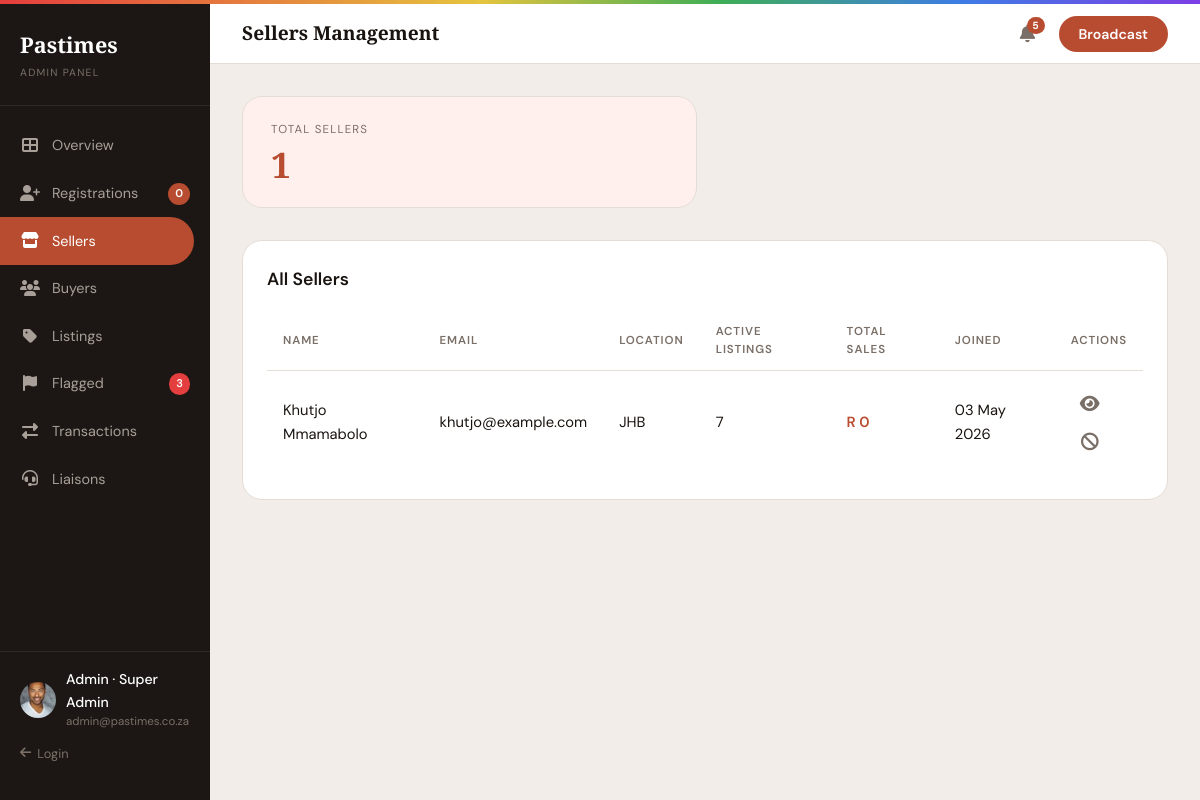
Page /frontend/admin-sellers.php (signed in) on the committed database.
### tables this page shows
CREATE TABLE `tbluser` (
  `user_id` int(11) NOT NULL,
  `username` varchar(50) NOT NULL,
  `email` varchar(100) NOT NULL,
  `password_hash` varchar(255) NOT NULL,
  `first_name` varchar(50) NOT NULL,
  `last_name` varchar(50) NOT NULL,
  `role` enum('buyer','seller') NOT NULL,
  `status` enum('pending','approved','rejected') DEFAULT 'pending',
  `city` varchar(100) DEFAULT NULL,
  `bio` text DEFAULT NULL,
  `verified` tinyint(1) DEFAULT 0,
  `profile_image` varchar(255) DEFAULT NULL,
  `created_at` timestamp NOT NULL DEFAULT current_timestamp()
);

### frontend/admin-sellers.php (the view, shortened to what this page needs)
<?php
require_once __DIR__ . '/../backend/DBConn.php';
$admin_id = $_SESSION['admin_id'];
$admin_query = $conn->query("SELECT full_name, email FROM tblAdmin WHERE admin_id = $admin_id");
$admin = $admin_query->fetch_assoc();
$sellers = $conn->query("
    SELECT
        u.user_id,
        CONCAT(u.first_name, ' ', u.last_name) as name,
        u.email,
        u.created_at,
        u.city,
        COUNT(DISTINCT c.clothing_id) as listings_count,
        COALESCE(SUM(o.total_amount), 0) as total_sales
    FROM tbluser u
    LEFT JOIN tblclothes c ON u.user_id = c.seller_id
    LEFT JOIN tblaorder o ON o.status = 'paid'
    WHERE u.role = 'seller' AND u.verified = 1
    GROUP BY u.user_id
    ORDER BY total_sales DESC
");
$sellers_count = $sellers->num_rows;
?>
<!DOCTYPE html>
<html lang="en">
<head>
  <link rel="stylesheet" href="../frontend/css/style.css">
  <link rel="stylesheet" href="https://cdnjs.cloudflare.com/ajax/libs/font-awesome/6.5.0/css/all.min.css">
</head>
<body>
  <div class="layout-admin">
    <aside class="sidebar">
      <div class="sidebar-logo">
        <div class="logo-mark">Pastimes</div>
        <div class="logo-sub">Admin Panel</div>
      </div>
      <nav class="sidebar-nav">
        <a class="nav-item" href="admin.php">
          <span class="nav-icon"><i class="fas fa-th-large"></i></span> Overview
        </a>
        <a class="nav-item" href="admin-registrations.php">
          <span class="nav-icon"><i class="fas fa-user-plus"></i></span> Registrations
          <span class="nav-badge">0</span>
        </a>
        <a class="nav-item active" href="admin-sellers.php">
          <span class="nav-icon"><i class="fas fa-store"></i></span> Sellers
        </a>
        <a class="nav-item" href="admin-buyers.php">
          <span class="nav-icon"><i class="fas fa-users"></i></span> Buyers
        </a>
        <a class="nav-item" href="admin-listings.php">
          <span class="nav-icon"><i class="fas fa-tag"></i></span> Listings
        </a>
        <a class="nav-item" href="admin-flagged.php">
          <span class="nav-icon"><i class="fas fa-flag"></i></span> Flagged
          <span class="nav-badge" style="background:#E53E3E">3</span>
        </a>
        <a class="nav-item" href="admin-transactions.php">
          <span class="nav-icon"><i class="fas fa-exchange-alt"></i></span> Transactions
        </a>
        <a class="nav-item" href="admin-liaisons.php">
          <span class="nav-icon"><i class="fas fa-headset"></i></span> Liaisons
        </a>
      </nav>
      <div class="sidebar-footer">
        <div class="sidebar-user">
          <img src="./assets/images/profile_man1_50.jpg" alt="Admin">
          <div>
            <div class="sidebar-user-name">Admin · <?= htmlspecialchars($admin['full_name'] ?? 'Admin') ?></div>
            <div class="sidebar-user-email"><?= htmlspecialchars($admin['email'] ?? 'admin@pastimes.co.za') ?></div>
          </div>
        </div>
        <div class="sidebar-back" onclick="location.href='../backend/logout.php'">
          <i class="fas fa-arrow-left"></i> Login
        </div>
      </div>
    </aside>
    <main class="main-content">
      <div class="topbar">
        <div class="topbar-title">Sellers Management</div>
        <div class="topbar-actions">
          <button class="notif-btn icon-btn" style="position:relative">
            <i class="fas fa-bell"></i>
            <span class="notif-count">5</span>
          </button>
          <button class="broadcast-btn" onclick="openBroadcast()">Broadcast</button>
        </div>
      </div>
      <div class="page-body">
        <div class="stats-grid">
          <div class="stat-card pink">
            <div class="stat-label">Total Sellers</div>
            <div class="stat-value"><?= $sellers_count ?></div>
          </div>
        </div>
        <div class="card">
          <div class="section-header">
            <div class="section-title">All Sellers</div>
          </div>
          <table class="data-table">
            <thead>
              <tr>
                <th>Name</th>
                <th>Email</th>
                <th>Location</th>
                <th>Active Listings</th>
                <th>Total Sales</th>
                <th>Joined</th>
                <th>Actions</th>
              </tr>
            </thead>
            <tbody>
              <?php if ($sellers_count == 0): ?>
                <tr><td colspan="7" class="text-center">No sellers found.</td></tr>
              <?php else: ?>
                <?php while ($seller = $sellers->fetch_assoc()): ?>
                  <tr>
                    <td><?= htmlspecialchars($seller['name']) ?></td>
                    <td><?= htmlspecialchars($seller['email']) ?></td>
                    <td><?= htmlspecialchars($seller['city'] ?: 'N/A') ?></td>
                    <td><?= $seller['listings_count'] ?></td>
                    <td class="amount-col">R <?= number_format($seller['total_sales'], 0, '.', ' ') ?></td>
                    <td><?= date('d M Y', strtotime($seller['created_at'])) ?></td>
                    <td>
                        <a href="../backend/api.php?action=view_profile&id=<?= $seller['user_id'] ?>" class="icon-btn" title="View Profile">
                            <i class="fas fa-eye"></i>
                        </a>
                        <a href="../backend/api.php?action=suspend_user&id=<?= $seller['user_id'] ?>"
                           class="icon-btn" title="Suspend"
                           onclick="return confirm('Suspend this user?')">
                           <i class="fas fa-ban"></i>
                        </a>
                    </td>
                  </tr>
                <?php endwhile; ?>
              <?php endif; ?>
            </tbody>
          </table>
        </div>
      </div>
    </main>
  </div>
</body>
</html>

### frontend/admin-sellers.php (style rules this page uses)
body { background:#F5F0EC }
.broadcast-btn { background:var(--clr-primary);color:#fff;border-radius:var(--radius-pill);padding:9px 20px;font-weight:600;font-size:.88rem;cursor:pointer }

### rows in the picture
tbluser: name "Khutjo Mmamabolo", email "khutjo@example.com", city "JHB", listings_count "7", total_sales "0", created_at "03 May 2026"

### other values in the picture
$admin['full_name'] "Super Admin"
$admin['email'] "admin@pastimes.co.za"
$sellers_count "1"
